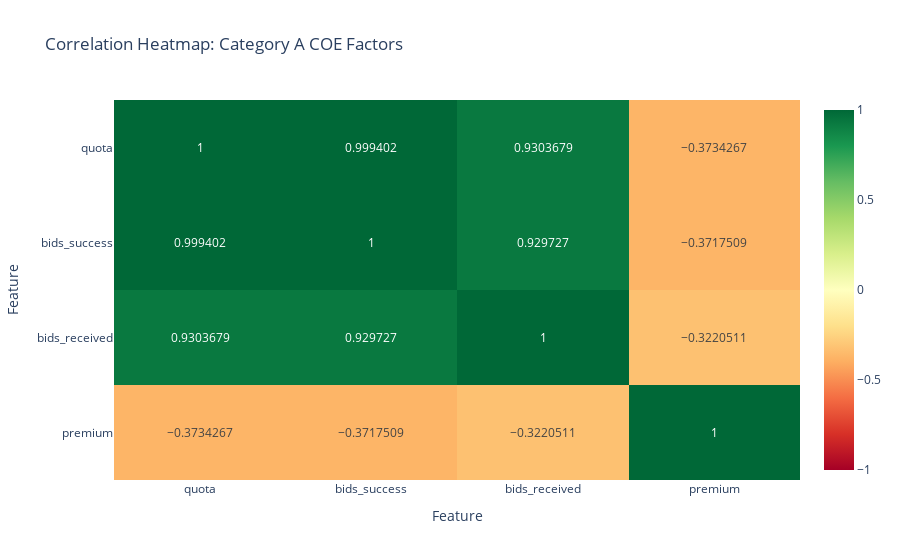

The code cell stored with this chart in its notebook:
### Markdown cell above
### 4.2.4: Heat map

### Code cell
# Compute correlation matrix
corr = coe_catA_df.corr()

# Convert correlation matrix to long-form for Plotly
corr_long = corr.reset_index().melt(id_vars='index')
corr_long.columns = ['Feature 1', 'Feature 2', 'Correlation']

# Create Plotly heatmap
fig = px.imshow(
    corr, 
    text_auto=True,
    color_continuous_scale='RdYlGn',
    title='Correlation Heatmap: Category A COE Factors',
    aspect='auto',  # keeps cells square
    zmin=-1, zmax=1
)

fig.update_layout(
    xaxis_title='Feature',
    yaxis_title='Feature',
)
fig.show()

### Figure 1 — Plotly figure (JSON) as saved in the notebook; plotly's stock layout.template omitted (floating-point values rounded to 4 significant figures)
{"data": [{"coloraxis": "coloraxis", "hovertemplate": "x: %{x}<br>y: %{y}<br>color: %{z}<extra></extra>", "name": "0", "texttemplate": "%{z}", "type": "heatmap", "x": ["quota", "bids_success", "bids_received", "premium"], "xaxis": "x", "y": ["quota", "bids_success", "bids_received", "premium"], "yaxis": "y", "z": [[1, 0.9994, 0.9304, -0.3734], [0.9994, 1, 0.9297, -0.3718], [0.9304, 0.9297, 1, -0.3221], [-0.3734, -0.3718, -0.3221, 1]]}], "layout": {"coloraxis": {"cmax": 1, "cmin": -1, "colorscale": [[0, "rgb(165,0,38)"], [0.1, "rgb(215,48,39)"], [0.2, "rgb(244,109,67)"], [0.3, "rgb(253,174,97)"], [0.4, "rgb(254,224,139)"], [0.5, "rgb(255,255,191)"], [0.6, "rgb(217,239,139)"], [0.7, "rgb(166,217,106)"], [0.8, "rgb(102,189,99)"], [0.9, "rgb(26,152,80)"], [1, "rgb(0,104,55)"]]}, "title": {"text": "Correlation Heatmap: Category A COE Factors"}, "xaxis": {"anchor": "y", "domain": [0, 1], "title": {"text": "Feature"}}, "yaxis": {"anchor": "x", "autorange": "reversed", "domain": [0, 1], "title": {"text": "Feature"}}}}
